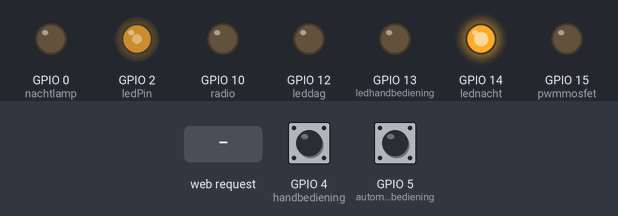
A sketch run on a simulated ESP8266 (NodeMCU). Shown: output pins drawn as LEDs (lit = HIGH). The test bench sets the inputs (shaded band); at power-on: GPIO 4 (handbediening) HIGH, GPIO 5 (automatiekbediening) HIGH. WiFi joins after 1.5 s; servers stay silent unless stated; storage starts empty; what the sketch prints to the serial monitor is not drawn.

Above: at 4.7 s.
4.8 s: GPIO 4 (handbediening) pulled LOW for 0.15 s
At 5.27 s:
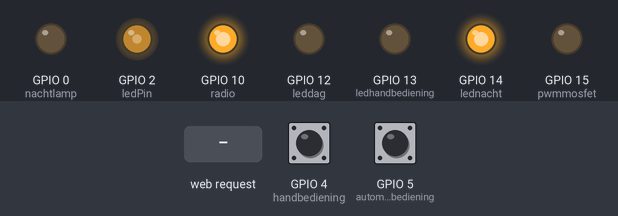
7.8 s: GPIO 5 (automatiekbediening) pulled LOW for 0.15 s
At 10.46 s:
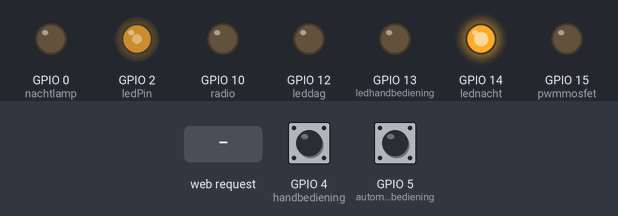
10.8 s: GPIO 5 (automatiekbediening) pulled LOW for 0.15 s
At 11.05 s:
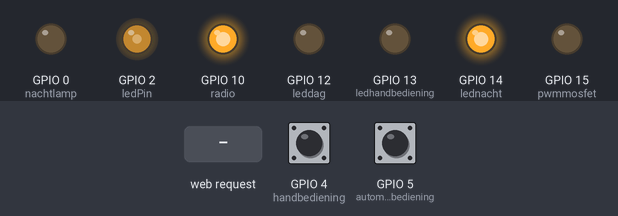
13.8 s: GPIO 4 (handbediening) pulled LOW for 1 s
At 14.17 s:
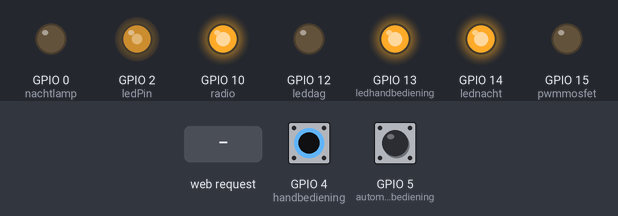
17.8 s: HTTP request GET /get received
20.8 s: GPIO 5 (automatiekbediening) pulled LOW for 1 s
At 21.49 s:
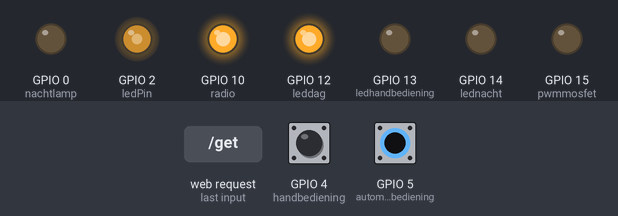
Timing chart, 0 to 25.8 s (numbered marks = the images above; inputs shaded):
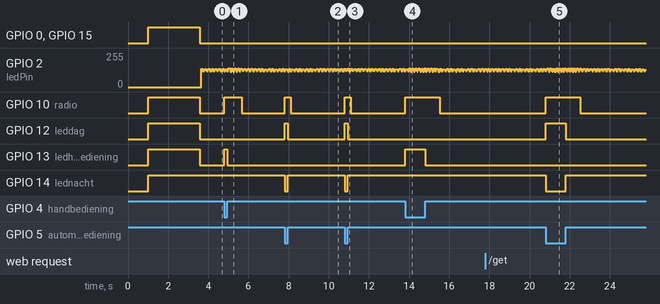

Measured:
- after the input at 4.8 s, GPIO 10 (radio): LOW → HIGH at once, → LOW 0.87 s later; GPIO 13 (ledhandbediening): LOW → HIGH at once, → LOW 0.15 s later
- after the input at 7.8 s, GPIO 10 (radio): LOW → HIGH at once, → LOW 0.30 s later; GPIO 12 (leddag): LOW → HIGH at once, → LOW 0.15 s later; GPIO 14 (lednacht): HIGH → LOW at once, → HIGH 0.15 s later
- after the input at 10.8 s, GPIO 10 (radio): LOW → HIGH at once, → LOW 0.30 s later; GPIO 12 (leddag): LOW → HIGH at once, → LOW 0.15 s later; GPIO 14 (lednacht): HIGH → LOW at once, → HIGH 0.15 s later
- after the input at 13.8 s, GPIO 10 (radio): LOW → HIGH at once, → LOW 1.7 s later; GPIO 13 (ledhandbediening): LOW → HIGH at once, → LOW 1.0 s later
- after the input at 20.8 s, GPIO 10 (radio): LOW → HIGH at once, → LOW 1.7 s later; GPIO 12 (leddag): LOW → HIGH at once, → LOW 1.0 s later; GPIO 14 (lednacht): HIGH → LOW at once, → HIGH 1.0 s later

The sketch:

climabreedwifi.ino
```cpp
// (licence header left out)
const int handbediening = 4; //gpio d2
const int automatiekbediening = 5;//gpio d1
const int ledhandbediening  = 13; //dpio7 d7
const int leddag = 12 ; //gpio 6 d6  ( dag = 0 // nacht is 1)
const int lednacht = 14 ; //gpio d5   ( dag = 0 // nacht is 1)
const int radio = 10;//
const int nachtlamp = 0 ;//


int var_nachtlampAanOp = 25; // pct
int var_radioAanOp  = 75;

// constants won't change. Used here to set a pin number:
const int ledPin =  2;// gpio2 is de ingebouwde led en pinkt als de pwm iets doet the number of the LED pin
int pwmmosfet = 15; //outputpin gpio15 is pwm https://www.instructables.com/NodeMCU-ESP8266-Details-and-Pinout/

int dutycycle = 0; //pwm%  0-1024 dac
int procentlicht = 0; //0-100 in theorie gesproken
// Variables will change:
int ledState = 0;             // ledState used to set the LED

// Generally, you should use "unsigned long" for variables that hold time
// The value will quickly become too large for an int to store
unsigned long previousMillis = 0;        // will store last time LED was updated
// constants won't change:
long interval = 1000;           // interval at which to blink (milliseconds)
int yourbegrenzer = 100 ; //100 is dat we de dac tot 1024 uitsturen naar de mosfet
#include <Arduino.h>
#ifdef ESP32
#include <WiFi.h>
#include <AsyncTCP.h>
#include <SPIFFS.h>
#else
#include <ESP8266WiFi.h>
#include <ESPAsyncTCP.h>
#include <Hash.h>
#include <FS.h>
#endif
#include <ESPAsyncWebServer.h>

AsyncWebServer server(80);

// REPLACE WITH YOUR NETWORK CREDENTIALS
char* ssid = "hardcodedssid";
char* password = "hardcodedpass";

const char* ssidap = "Climabreed";
const char* passwordap = "v12345vtm";

const char* PARAM_STRING = "nachtlampAanOp";
const char* PARAM_INT = "tijdsduur";
char* PARAM_FLOAT = "begrenzer";
const char* PARAM_radioAanOp = "radioAanOp";
char* PARAM_tty = "ssidtty";
char* PARAM_wifipaswoord = "wifipaswoord";

// HTML web page to handle 3 input fields (nachtlampAanOp, tijdsduur, begrenzer)
const char index_html[] PROGMEM = R"rawliteral(
<!DOCTYPE HTML><html><head>
  <title>ESP Input Form</title>
  <meta name="viewport" content="width=device-width, initial-scale=1">
  <script>
    function submitMessage() {
      //alert("Saved value to ESP SPIFFS");
    //  setTimeout(function(){ document.location.reload(false); }, 500);
    }
  </script></head><body>

  <form action="/get" target="hidden-form">
    radioAanOp (current value %radioAanOp%): <input type="text" name="radioAanOp">
    <input type="submit" value="pct Submit" onclick="submitMessage()">
  </form><br>


  <form action="/get" target="hidden-form">
    nachtlampAanOp (current value %nachtlampAanOp%): <input type="text" name="nachtlampAanOp">
    <input type="submit" value="pct Submit" onclick="submitMessage()">
  </form><br>

  <form action="/get" target="hidden-form">
    tijdsduur  in sec van 0-100pwm (current value %tijdsduur%): <input type="number " name="tijdsduur">
    <input type="submit" value="Seconden Submit" onclick="submitMessage()">
  </form><br>

  <form action="/get" target="hidden-form">
    begrenzer (current value %begrenzer%): <input type="number " name="begrenzer">
    <input type="submit" value="pct Submit" onclick="submitMessage()">
  </form><br>


  <form action="/get" target="hidden-form">
    SSIDtty (current value %ssidtty%): <input type="text" name="ssidtty">
    <input type="submit" value="Submit" onclick="submitMessage()">
  </form><br>

    <form action="/get" target="hidden-form">
    wifipaswoord (current value %wifipaswoord%): <input type="text" name="wifipaswoord">
    <input type="submit" value="Submit" onclick="submitMessage()">
  </form><br>


  <iframe style="display:none" name="hidden-form"></iframe>


 <br> huidige pwmstand  %procentlicht% <br>
 <br> huidige ssid  %ssid% <br>
  <br> huidige ssidpasw  %password% <br>
</body></html>)rawliteral";

void notFound(AsyncWebServerRequest *request) {
  request->send(404, "text/plain", "Not found");
}

String readFile(fs::FS &fs, const char * path) {
  // Serial.printf("Reading file: %s\r\n", path);
  File file = fs.open(path, "r");
  if (!file || file.isDirectory()) {
    Serial.println("- empty file or failed to open file");
    return String();
  }
  // Serial.println("- read from file:");
  String fileContent;
  while (file.available()) {
    fileContent += String((char)file.read());
  }
  file.close();
  //Serial.println(fileContent);
  return fileContent;
}

void writeFile(fs::FS &fs, const char * path, const char * message) {
  Serial.printf("Writing file: %s\r\n", path);
  File file = fs.open(path, "w");
  if (!file) {
    Serial.println("- failed to open file for writing");
    return;
  }
  if (file.print(message)) {
    Serial.println("- file written");
  } else {
    Serial.println("- write failed");
  }
  file.close();
}

// Replaces placeholder with stored values
String processor(const String& var) {
  Serial.println(var);

  ///////////
  if (var == "wifipaswoord") {
    return readFile(SPIFFS, "/wifipaswoord.txt");
  }
  else
    ////////////


    ////////////password
    if (var == "password") {
      return String(password)  ;
    }
    else
      ///////////
      if (var == "ssidtty") {
        return readFile(SPIFFS, "/ssidtty.txt");
      }
      else
        ////////////
        if (var == "procentlicht") {
          return String(procentlicht) + "pct theoretiche lichtopbrengst";
        }
        else
          ////////
          if (var == "radioAanOp") {
            return readFile(SPIFFS, "/radioAanOp.txt");
          }
          else


            if (var == "nachtlampAanOp") {
              return readFile(SPIFFS, "/nachtlampAanOp.txt");
            }
            else if (var == "tijdsduur") {
              return readFile(SPIFFS, "/tijdsduur.txt");
            }
            else if (var == "begrenzer") {
              return readFile(SPIFFS, "/begrenzer.txt");
            }
  return String();
}

void setup() {
  // set the digital pin as output:
  pinMode(ledPin, OUTPUT);
  pinMode(pwmmosfet, OUTPUT);

  pinMode(handbediening, INPUT_PULLUP);
  pinMode(automatiekbediening, INPUT_PULLUP);
  pinMode(ledhandbediening, OUTPUT);
  pinMode(leddag, OUTPUT);
  pinMode(lednacht, OUTPUT);
  pinMode(radio, OUTPUT);
  pinMode(nachtlamp, OUTPUT);

  analogWriteRange(0);
  analogWrite(pwmmosfet, 0); //halvekraccht
  digitalWrite(nachtlamp, LOW);
  digitalWrite(radio, LOW);
  digitalWrite(leddag, LOW);
  digitalWrite(lednacht, LOW);
  digitalWrite(ledhandbediening, LOW);
  delay(1000);


  analogWrite(pwmmosfet, 1024);//halvekraccht
  digitalWrite(nachtlamp, HIGH);
  digitalWrite(radio, HIGH);
  digitalWrite(leddag, HIGH);
  digitalWrite(lednacht, HIGH);
  digitalWrite(ledhandbediening, HIGH);
  delay(1000);


  Serial.begin(115200);
  Serial.println();
  Serial.println();
  Serial.println();
  Serial.println();

  Serial.print ("password hardcoded :");
  Serial.println(password);
#ifdef ESP32
  if (!SPIFFS.begin(true)) {
    Serial.println("An Error has occurred while mounting SPIFFS");
    return;
  }
#else
  if (!SPIFFS.begin()) {
    Serial.println("An Error has occurred while mounting SPIFFS");
    return;
  }
#endif


  String  yourtty = readFile(SPIFFS, "/ssidtty.txt");
  char ssid_array[yourtty.length() + 1];
  yourtty.toCharArray(ssid_array, yourtty.length() + 1);
  ssid = ssid_array;


  yourtty = readFile(SPIFFS, "/wifipaswoord.txt");
  char paswoord_array[yourtty.length() + 1];
  yourtty.toCharArray(paswoord_array, yourtty.length() + 1);
  password = paswoord_array;

  Serial.print ("ssid van eeprom  die we als client gaan inzetten :");
  Serial.println(ssid);
  Serial.print ("password van eeprom  die we als client gaan inzetten :");
  Serial.println(password);


  ///WiFi.mode(WIFI_STA);
  WiFi.begin(ssid, password);


  if (WiFi.waitForConnectResult() != WL_CONNECTED) {
    Serial.println("WiFi Failed! geen gekende ssid gezien");
    //WiFi.disconnect();
    //Serial.print("Configuring access point... paswoord is ; vincentt");
    /* You can remove the password parameter if you want the AP to be open. */
    WiFi.disconnect(true);
    ////accespoint start werkt
    WiFi.softAP(ssidap, passwordap);
    IPAddress myIP = WiFi.softAPIP();
    Serial.print("AP IP address: ");
    Serial.println(myIP);
    ////accespoint einde werkt


    // return;
  }


  Serial.println();
  Serial.print("Client IP Address: ");
  Serial.println(WiFi.localIP());

  // Send web page with input fields to client
  server.on("/", HTTP_GET, [](AsyncWebServerRequest * request) {
    request->send_P(200, "text/html", index_html, processor);
  });

  // Send a GET request to <ESP_IP>/get?nachtlampAanOp=<inputMessage>
  server.on("/get", HTTP_GET, [] (AsyncWebServerRequest * request) {
    String inputMessage;

    //////////////////
    // GET
    if (request->hasParam(PARAM_wifipaswoord)) {
      inputMessage = request->getParam(PARAM_wifipaswoord)->value();
      writeFile(SPIFFS, "/wifipaswoord.txt", inputMessage.c_str());
    }

    else
      //////////////////////////////


      //////////////////
      // GET
      if (request->hasParam(PARAM_tty)) {
        inputMessage = request->getParam(PARAM_tty)->value();
        writeFile(SPIFFS, "/ssidtty.txt", inputMessage.c_str());
      }

      else
        //////////////////////////////


        //////////////////
        // GET nachtlampAanOp value on <ESP_IP>/get?radioAanOp=<inputMessage>
        if (request->hasParam(PARAM_radioAanOp)) {
          inputMessage = request->getParam(PARAM_radioAanOp)->value();
          writeFile(SPIFFS, "/radioAanOp.txt", inputMessage.c_str());
        }

        else
          //////////////////////////////


          // GET nachtlampAanOp value on <ESP_IP>/get?nachtlampAanOp=<inputMessage>
          if (request->hasParam(PARAM_STRING)) {
            inputMessage = request->getParam(PARAM_STRING)->value();
            writeFile(SPIFFS, "/nachtlampAanOp.txt", inputMessage.c_str());
          }
    // GET tijdsduur value on <ESP_IP>/get?tijdsduur=<inputMessage>
          else if (request->hasParam(PARAM_INT)) {
            inputMessage = request->getParam(PARAM_INT)->value();
            writeFile(SPIFFS, "/tijdsduur.txt", inputMessage.c_str());
          }
    // GET begrenzer value on <ESP_IP>/get?begrenzer=<inputMessage>
          else if (request->hasParam(PARAM_FLOAT)) {
            inputMessage = request->getParam(PARAM_FLOAT)->value();
            writeFile(SPIFFS, "/begrenzer.txt", inputMessage.c_str());
          }
          else {
            inputMessage = "No message sent";
          }
    Serial.println(inputMessage);
    request->send(200, "text/text", inputMessage);
  });
  server.onNotFound(notFound);
  server.begin();


  // To access your stored values on nachtlampAanOp, tijdsduur, begrenzer
  var_nachtlampAanOp = readFile(SPIFFS, "/nachtlampAanOp.txt").toInt();
 Serial.print ("var_nachtlampAanOp:");
  Serial.println(var_nachtlampAanOp);

  var_radioAanOp  = readFile(SPIFFS, "/radioAanOp.txt").toInt();

   Serial.print ("var_radioAanOp:");
  Serial.println(var_radioAanOp);


  int yourtijdsduur  = readFile(SPIFFS, "/tijdsduur.txt").toInt();
  interval = yourtijdsduur * 10 ;
  yourbegrenzer = readFile(SPIFFS, "/begrenzer.txt").toInt();


  yourtty = readFile(SPIFFS, "/ssidtty.txt");
  ssid_array[yourtty.length() + 1];
  yourtty.toCharArray(ssid_array, yourtty.length() + 1);
  ssid = ssid_array;
  Serial.print ("ssid van eeprom is :");
  Serial.println(ssid);


  yourtty = readFile(SPIFFS, "/wifipaswoord.txt");/////////overwrite van functie
  ssid_array[yourtty.length() + 1];
  yourtty.toCharArray(ssid_array, yourtty.length() + 1);
  password = ssid_array;
  Serial.print ("wifipaswoord van eeprom is :");
  Serial.println(password);
}

void loop() {
  dutycycle = map(procentlicht, 0, 100, 0, 1024 * yourbegrenzer / 100 );

  //pinMode(handbediening, INPUT_PULLUP);
  //pinMode(automatiekbediening, INPUT_PULLUP);
  // pinMode(ledhandbediening, OUTPUT);
  //  pinMode(leddag, OUTPUT);


  if (digitalRead(handbediening ) == LOW)
  {
    digitalWrite(ledhandbediening, HIGH);
    procentlicht = 100 ;
  }
  else
  {
    digitalWrite(ledhandbediening, LOW);
    //   Serial.println(digitalRead(handbediening)) ;//
  }

//automatiek is via de minuterie bepaald om dag en nacht te weten
  if (digitalRead(automatiekbediening ) == LOW)
  {
    //  dag minuterie zegt tis dag
    digitalWrite(leddag, HIGH);
    digitalWrite(lednacht, LOW);
    // digitalWrite(radio, HIGH);
    // digitalWrite(nachtlamp, LOW);

  }
  else
  {
    //  nacht  minuterie zegt tis nacht
    digitalWrite(leddag, LOW);
    digitalWrite(lednacht, HIGH);
    // digitalWrite(radio, LOW);
    //   digitalWrite(nachtlamp, HIGH);

  }


  // var_nachtlampAanOp = readFile(SPIFFS, "/nachtlampAanOp.txt");
  //  var_radioAanOp  = readFile(SPIFFS, "/radioAanOp .txt");


  // the interval at which you want to blink the LED.
  unsigned long currentMillis = millis();

  if (currentMillis - previousMillis >= interval) {
    // save the last time you blinked the LED
    previousMillis = currentMillis;
    ///////////////////********************************************************
    // if the LED is off turn it on and vice-versa:
    if (ledState == LOW) {
      ledState = HIGH;
    } else {
      ledState = LOW;
    }

    // set the LED with the ledState of the variable:
    digitalWrite(ledPin, ledState);
    analogWrite(pwmmosfet, dutycycle);

    if (procentlicht < 100 &  digitalRead(leddag))
    {
      procentlicht = procentlicht + 1;
    }

    if (procentlicht > 0 &  digitalRead(lednacht))
    {
      procentlicht = procentlicht - 1;
    }

  if (procentlicht > var_radioAanOp  )
  {
    digitalWrite(radio, HIGH);
    Serial.print("radio AAN");
  }

  else
  {
    digitalWrite(radio, LOW);
      Serial.print("radio UIT");
  }


    if (procentlicht < var_nachtlampAanOp  )
  {
    digitalWrite(nachtlamp, HIGH);
      Serial.print("nachtlamp AAN");
  }

  else
  {
    digitalWrite(nachtlamp, LOW);
    Serial.print("nachtlamp UIT");
  }

    Serial.print(procentlicht);
    Serial.print("%");
    Serial.print (dutycycle);//
    Serial.print("  ");
    Serial.print("handbedieningg=");
    Serial.print(!digitalRead(handbediening ) );

    Serial.print("   automatiekbediening (dag=0 nacht=1=");
    Serial.println(digitalRead(automatiekbediening ) );

    ////////////////*******************************************
  }


}
```
